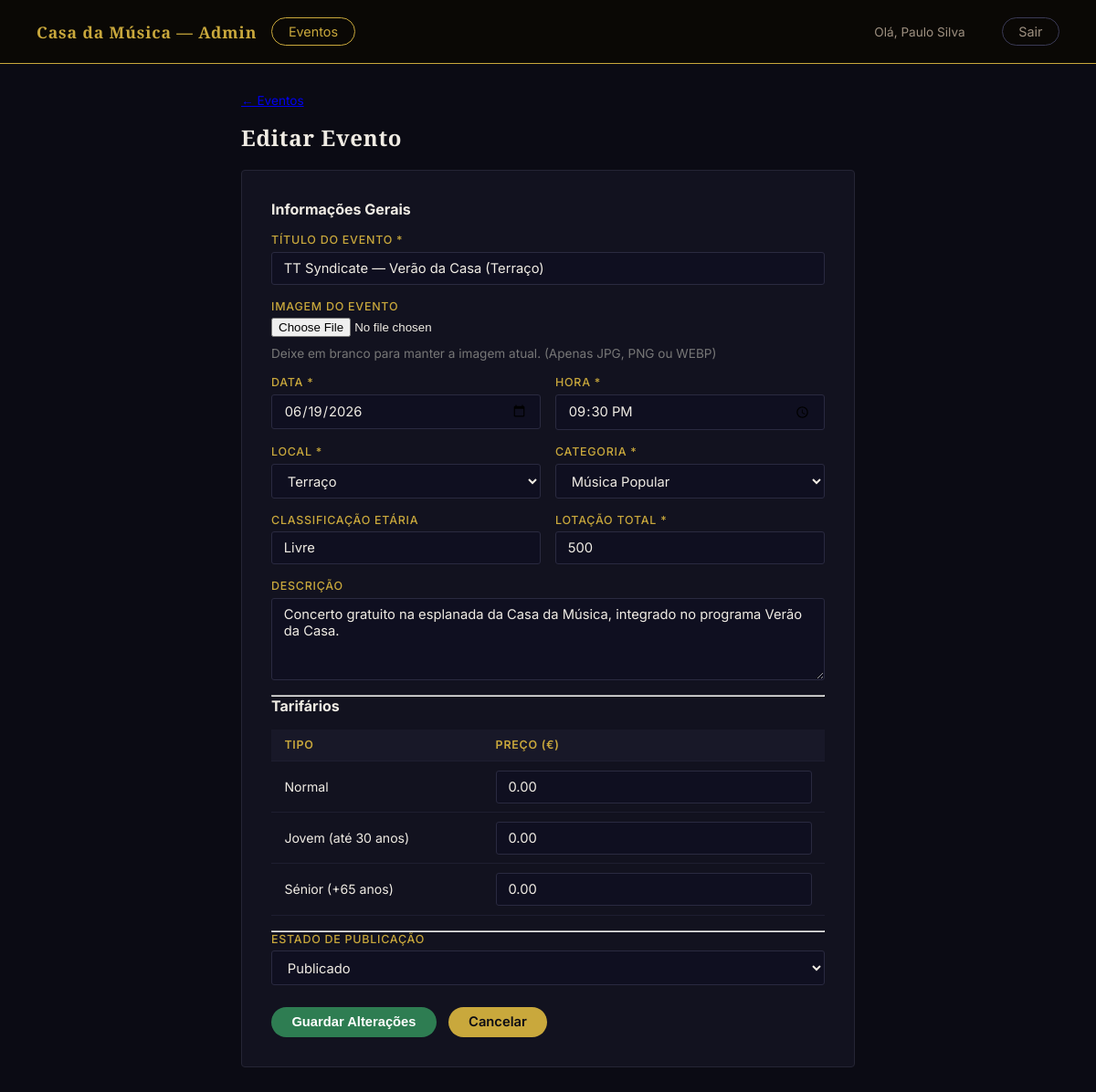
The app's page /admin/evento-editar.php?id=15 (signed in), older data.
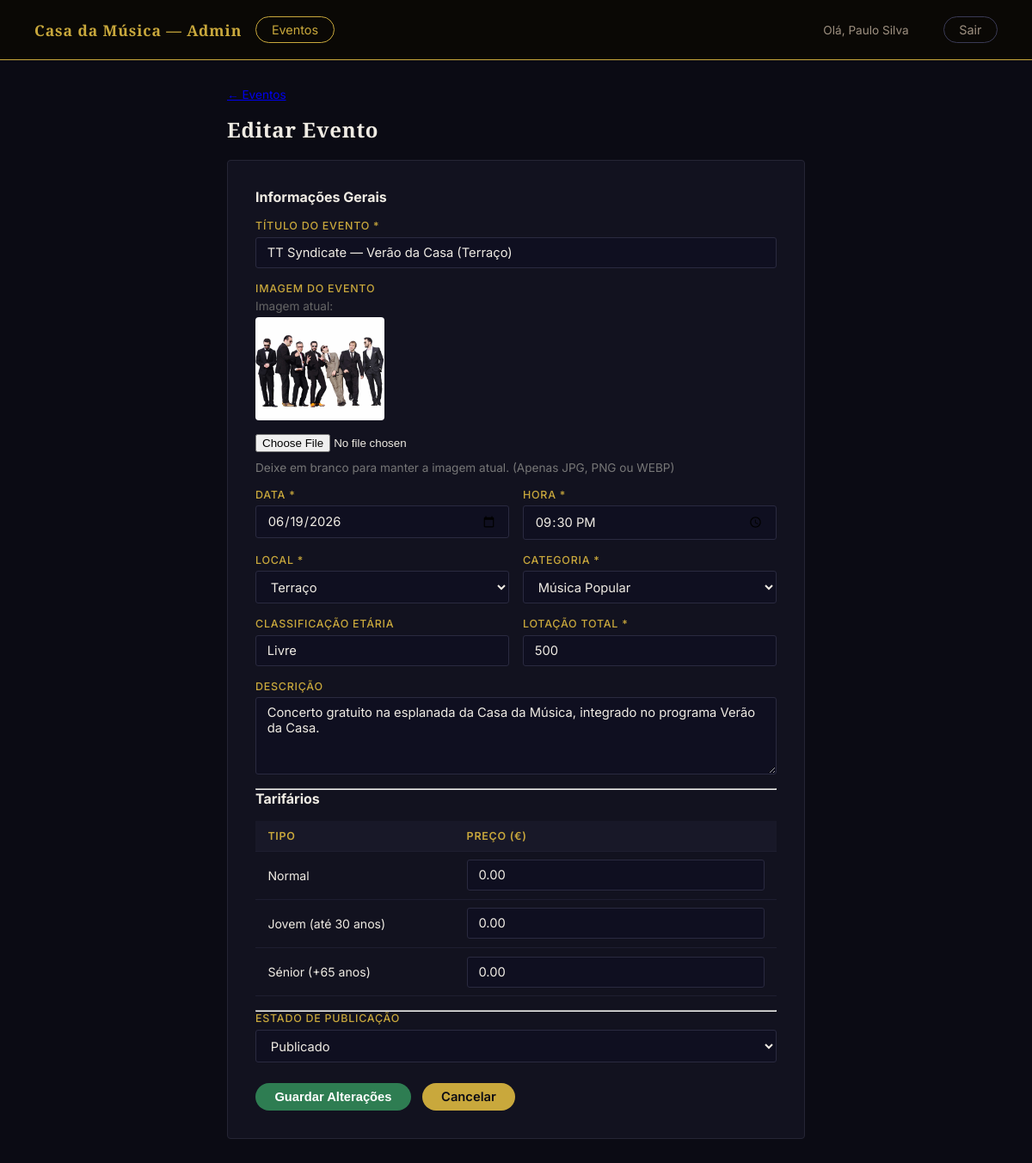
The same page, newer data.
### tables this page shows
CREATE TABLE "eventos" (
	"id"	INTEGER,
	"nome"	TEXT NOT NULL,
	"descricao"	TEXT,
	"data"	TEXT NOT NULL,
	"hora"	TEXT NOT NULL,
	"sala"	TEXT NOT NULL,
	"categoria"	TEXT NOT NULL,
	"classificacao_etaria"	TEXT DEFAULT 'Livre',
	"capacidade"	INTEGER NOT NULL DEFAULT 300,
	"estado"	TEXT NOT NULL DEFAULT 'rascunho' CHECK("estado" IN ('publicado', 'rascunho', 'cancelado')),
	"data_criacao"	TEXT NOT NULL DEFAULT (datetime('now')),
	"imagem"	TEXT,
	PRIMARY KEY("id" AUTOINCREMENT)
);

### admin/evento-editar.php (the view, shortened to what the changed rows need)
<?php
$id = (int)($_GET['id'] ?? 0);
$db   = getDB();
$stmt = $db->prepare(
    'SELECT id, nome, descricao, data, hora, sala, categoria, classificacao_etaria, capacidade, estado, imagem
     FROM eventos WHERE id = :id'
);
$stmt->bindValue(':id', $id, SQLITE3_INTEGER);
$ev = $stmt->execute()->fetchArray(SQLITE3_ASSOC);
$salas      = ['Sala Suggia', 'Sala 2', 'Grande Auditório', 'Terraço', 'Outro'];
$categorias = ['Sinfónico', 'Música Clássica', 'Música de Câmara', 'Jazz', 'World Music', 'Música Popular', 'Música Contemporânea', 'Música Coral', 'Ópera', 'Hip-Hop', 'Rock', 'Fado', 'Outro'];
?>
<!DOCTYPE html>
<html lang="pt">
<head>
  <link rel="stylesheet" href="../styles/admin-evento-editar-criar.css" />
</head>
<body>
  <main class="page" style="max-width:800px;">
    <h1 class="page-title">Editar Evento</h1>
    <form action="../scripts/editar_evento.php" method="POST" enctype="multipart/form-data">
    <div class="form-card">
      <div class="form-group">
        <label for="nome">Título do evento *</label>
        <input type="text" id="nome" name="nome" required
               value="<?= htmlspecialchars($ev['nome']) ?>" />
      </div>
      <div class="form-group mb-2">
        <?php if (!empty($ev['imagem'])): ?>
          <div class="foto-atual mb-1" style="margin-bottom: 10px;">
            <p class="text-sm" style="color: #666; margin-bottom: 5px;">Imagem atual:</p>
            <img src="../<?= htmlspecialchars($ev['imagem']) ?>" alt="Imagem do Evento" style="max-width: 150px; border-radius: 4px; display: block;" />
          </div>
        <?php endif; ?>
      </div>
      <div class="form-row">
        <div class="form-group">
          <label for="data">Data *</label>
          <input type="date" id="data" name="data" required
                 value="<?= htmlspecialchars($ev['data']) ?>" />
        </div>
        <div class="form-group">
          <label for="hora">Hora *</label>
          <input type="time" id="hora" name="hora" required
                 value="<?= htmlspecialchars(substr($ev['hora'], 0, 5)) ?>" />
        </div>
      </div>
      <div class="form-row">
        <div class="form-group">
          <label for="sala">Local *</label>
          <select id="sala" name="sala" required>
            <?php foreach ($salas as $s): ?>
            <option value="<?= htmlspecialchars($s) ?>"
              <?= $ev['sala'] === $s ? 'selected' : '' ?>>
              <?= htmlspecialchars($s) ?>
            </option>
            <?php endforeach; ?>
          </select>
        </div>
        <div class="form-group">
          <label for="categoria">Categoria *</label>
          <select id="categoria" name="categoria" required>
            <?php foreach ($categorias as $c): ?>
            <option value="<?= htmlspecialchars($c) ?>"
              <?= $ev['categoria'] === $c ? 'selected' : '' ?>>
              <?= htmlspecialchars($c) ?>
            </option>
            <?php endforeach; ?>
          </select>
        </div>
      </div>
      <div class="form-row">
        <div class="form-group">
          <label for="classificacao_etaria">Classificação etária</label>
          <input type="text" id="classificacao_etaria" name="classificacao_etaria"
                 placeholder="ex: Livre, M/6, M/12"
                 value="<?= htmlspecialchars($ev['classificacao_etaria'] ?? '') ?>" />
        </div>
        <div class="form-group">
          <label for="capacidade">Lotação total *</label>
          <input type="number" id="capacidade" name="capacidade" min="1" required
                 value="<?= (int)$ev['capacidade'] ?>" />
        </div>
      </div>
      <div class="form-group">
        <label for="descricao">Descrição</label>
        <textarea id="descricao" name="descricao" rows="4"><?= htmlspecialchars($ev['descricao'] ?? '') ?></textarea>
      </div>
      <div class="table-wrap mb-2">
        <table>
          <thead>
            <tr><th>Tipo</th><th>Preço (€)</th></tr>
          </thead>
        </table>
      </div>
      <div class="form-group">
        <label for="estado">Estado de publicação</label>
        <select id="estado" name="estado">
          <option value="publicado" <?= $ev['estado'] === 'publicado' ? 'selected' : '' ?>>Publicado</option>
        </select>
      </div>
    </div>
    </form>
  </main>
</body>
</html>

Row changes from the older to the newer data that the page shows:
changed eventos "TT Syndicate — Verão da Casa (Terraço)": imagem: picture added
Text that changed along with them:
text now shown: "Imagem atual:"
